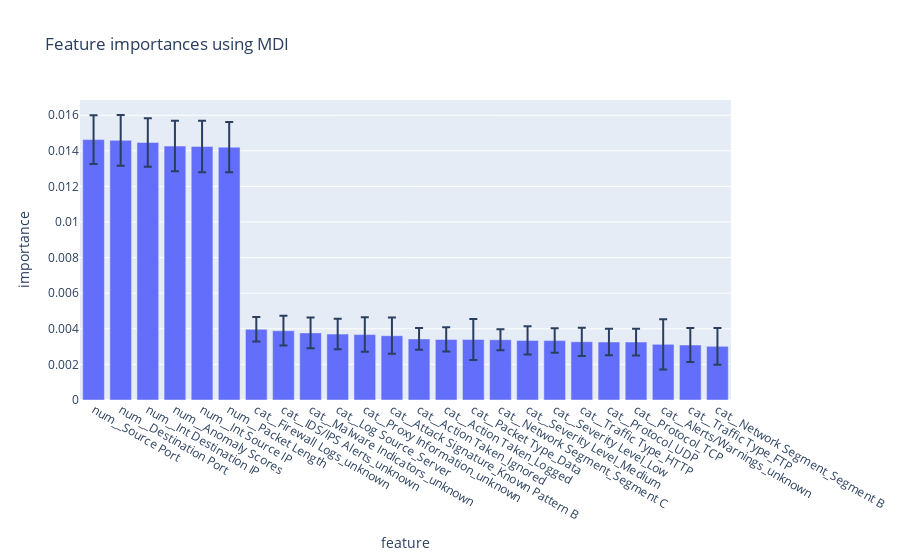

The notebook cell saved with this chart:
### Markdown cell above
### Feature Importance

### Code cell
importances = cstr_model.named_steps['classifier'].feature_importances_
std = np.std([tree.feature_importances_ for tree in cstr_model.named_steps['classifier'].estimators_], axis=0)
feature_names = [f"{x}" for x in cstr_model.named_steps["preprocessor"].get_feature_names_out()]
forest_importances = pd.DataFrame({"feature": feature_names, "importance": importances, "std": std}).sort_values("importance", ascending=False)

fig = px.bar(forest_importances[forest_importances["importance"] > 0.001],x="feature",y="importance", error_y="std", title="Feature importances using MDI")
fig.show()

### Figure 1 — Plotly figure (JSON) as saved in the notebook; plotly's stock layout.template omitted (floating-point values rounded to 4 significant figures)
{"data": [{"error_y": {"array": [0.001369, 0.001422, 0.001361, 0.001418, 0.001441, 0.001409, 0.0006878, 0.0008352, 0.0008631, 0.0008566, 0.0009675, 0.001015, 0.0006107, 0.0006764, 0.001152, 0.0005863, 0.0007974, 0.000686, 0.0007937, 0.0007423, 0.0007494, 0.001418, 0.0009588, 0.001026]}, "hovertemplate": "feature=%{x}<br>importance=%{y}<extra></extra>", "legendgroup": "", "marker": {"color": "#636efa", "pattern": {"shape": ""}}, "name": "", "orientation": "v", "showlegend": false, "textposition": "auto", "type": "bar", "x": ["num__Source Port", "num__Destination Port", "num__Int Destination IP", "num__Anomaly Scores", "num__Int Source IP", "num__Packet Length", "cat__Firewall Logs_unknown", "cat__IDS/IPS Alerts_unknown", "cat__Malware Indicators_unknown", "cat__Log Source_Server", "cat__Proxy Information_unknown", "cat__Attack Signature_Known Pattern B", "cat__Action Taken_Ignored", "cat__Action Taken_Logged", "cat__Packet Type_Data", "cat__Network Segment_Segment C", "cat__Severity Level_Medium", "cat__Severity Level_Low", "cat__Traffic Type_HTTP", "cat__Protocol_UDP", "cat__Protocol_TCP", "cat__Alerts/Warnings_unknown", "cat__Traffic Type_FTP", "cat__Network Segment_Segment B"], "xaxis": "x", "y": [0.01463, 0.01459, 0.01447, 0.01427, 0.01424, 0.01421, 0.003973, 0.003892, 0.003771, 0.003704, 0.003675, 0.003614, 0.003432, 0.003405, 0.003404, 0.003386, 0.00335, 0.003338, 0.003272, 0.003257, 0.003256, 0.003125, 0.00309, 0.003013], "yaxis": "y"}], "layout": {"barmode": "relative", "legend": {"tracegroupgap": 0}, "title": {"text": "Feature importances using MDI"}, "xaxis": {"anchor": "y", "domain": [0, 1], "title": {"text": "feature"}}, "yaxis": {"anchor": "x", "domain": [0, 1], "title": {"text": "importance"}}}}
